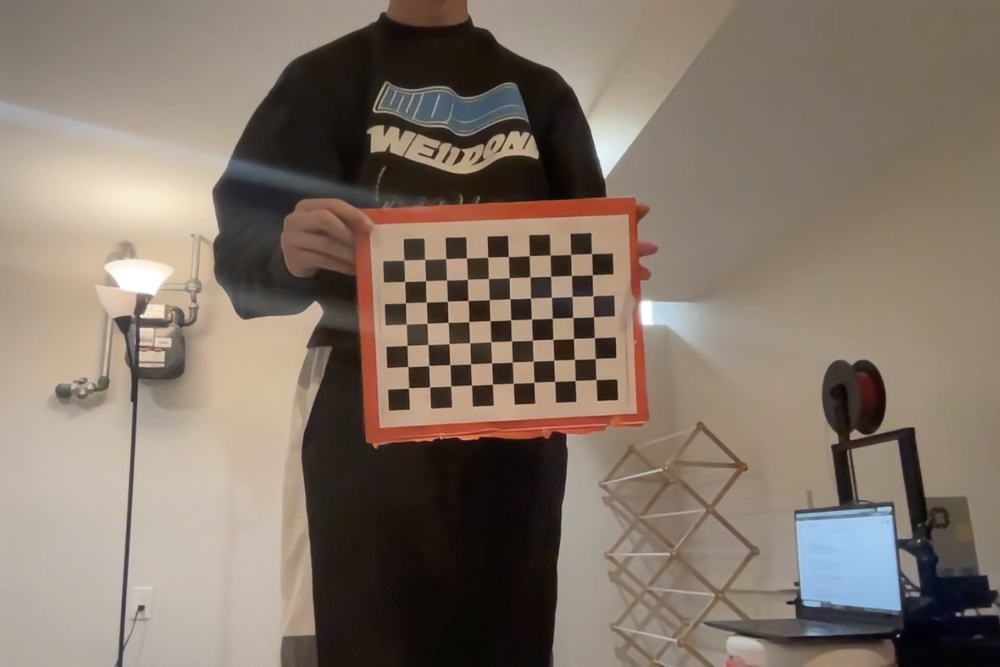
#> input picture test-code/test.jpeg, 1000 x 667 px, shrunk from 1440 x 960 before the run
$ python chessboard.py
#> lines starting #> are read from the running program, lines starting #| are printed output that depends on the picture; after the words box and inside, x2 and y2 are one past the last pixel; in counts of white or black regions, pixels touching at a corner belong together
import numpy as np
import cv2 as cv
import glob
# termination criteria
criteria = (cv.TERM_CRITERIA_EPS + cv.TERM_CRITERIA_MAX_ITER, 30, 0.001)
# prepare object points, like (0,0,0), (1,0,0), (2,0,0) ....,(6,5,0)
objp = np.zeros((6*7,3), np.float32)
objp[:,:2] = np.mgrid[0:7,0:6].T.reshape(-1,2)
# Arrays to store object points and image points from all the images.
objpoints = [] # 3d point in real world space
imgpoints = [] # 2d points in image plane.
images = glob.glob('test.jpeg')
for fname in images:
    img = cv.imread(fname)
#> img is the input picture: shape (667, 1000, 3); mean B, G, R 105.4, 117.7, 131
    gray = cv.cvtColor(img, cv.COLOR_BGR2GRAY)
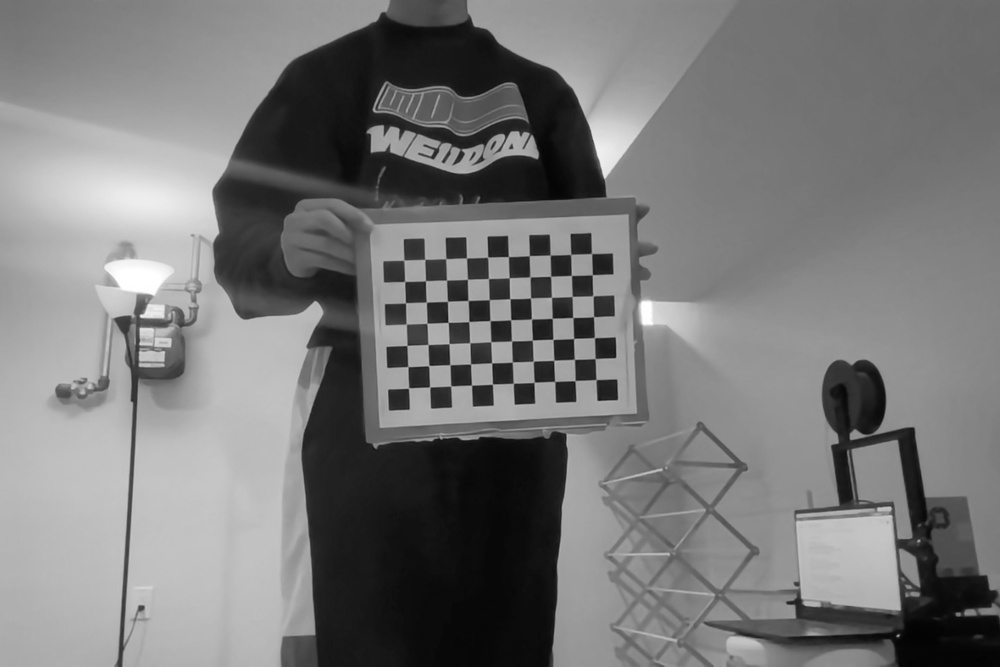
#> gray: shape (667, 1000); min 2, max 255, mean 120.3
    # Find the chess board corners
    ret, corners = cv.findChessboardCorners(gray, (7, 10), None)
#> ret = True; corners = 70 rows, first 8: [408.5, 387.8], [407.9, 366.5], [406.9, 345.5], [406.3, 324], [405.5, 302.7], [404.7, 281.4], [403.8, 260.1], [429.6, 386.9]
    # If found, add object points, image points (after refining them)
    if ret == True:
        print("True")
        objpoints.append(objp)
        corners2 = cv.cornerSubPix(gray,corners, (11,11), (-1,-1), criteria)
#> corners2 = 70 rows, first 8: [408.6, 388.1], [407.8, 366.6], [406.9, 345.5], [406.2, 324.1], [405.5, 302.8], [404.6, 281.5], [403.8, 260.2], [429.7, 387]
        imgpoints.append(corners2)
        # Draw and display the corners
        cv.drawChessboardCorners(img, (7,6), corners2, ret)
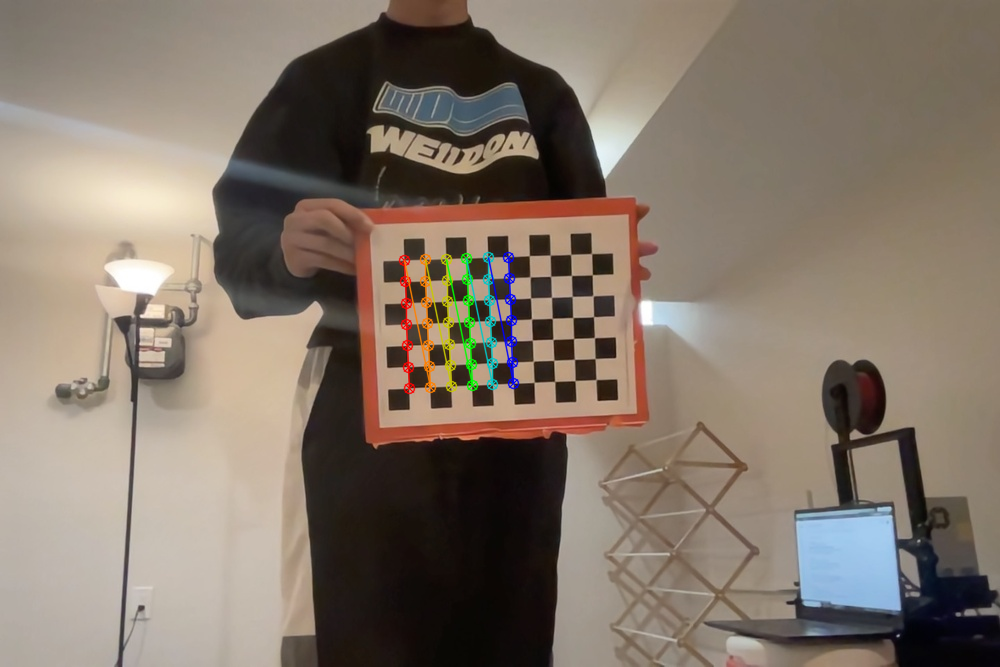
#> img: shape (667, 1000, 3); 1.09% of pixels changed, all inside (x1, y1, x2, y2) = (398, 251, 520, 395)
        cv.imshow('img', img)
        cv.waitKey(500)
    else:
        print("False")
cv.destroyAllWindows()

$ run again, with test-code/1-1.jpg copied over test-code/test.jpeg
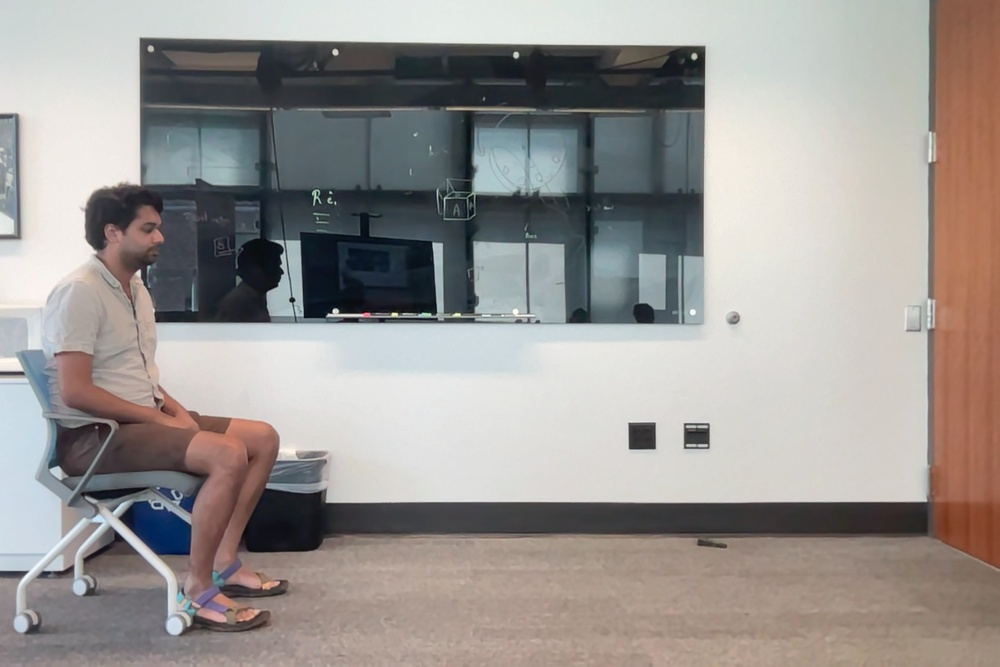
#> input picture test-code/1-1.jpg, 1000 x 667 px, shrunk from 1440 x 960 before the run
#> img is the input picture: shape (667, 1000, 3); mean B, G, R 146.8, 149.9, 154.5
#> `gray = cv.cvtColor(img, cv.COLOR_BGR2GRAY)`:
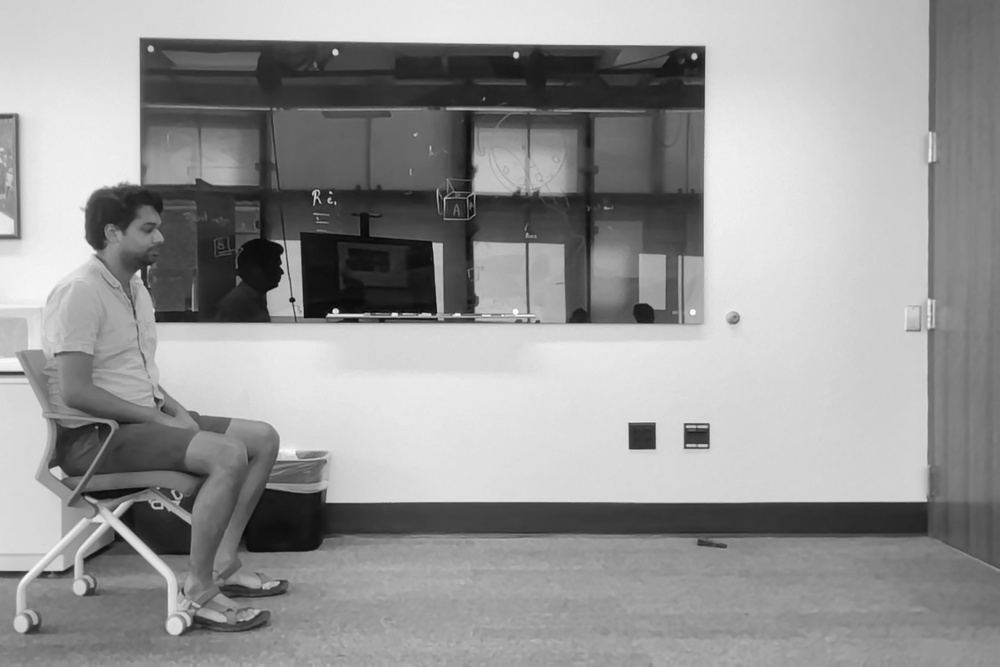
#> gray: shape (667, 1000); min 5, max 255, mean 150.9
#> ret = False; corners = None
